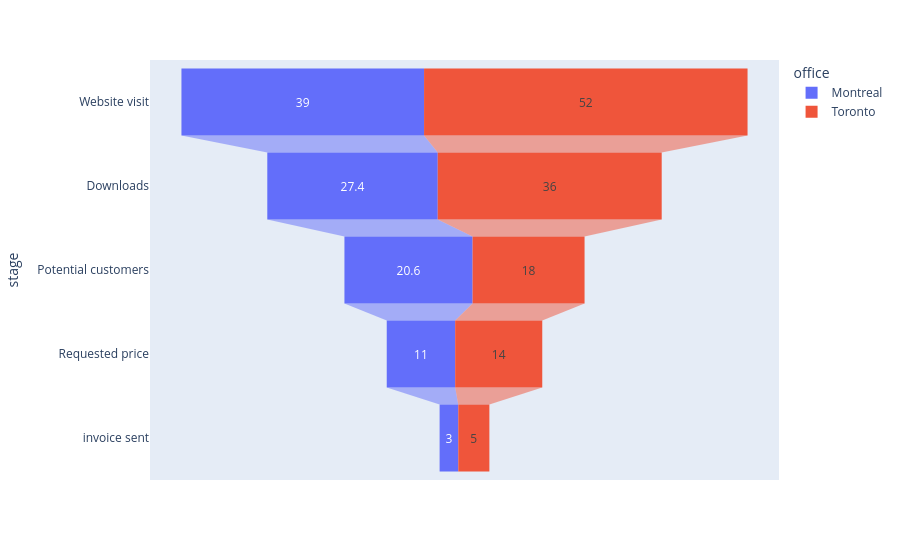

Source (notebook cell):
### Code cell
# In a funnel plot, each row of `data_frame` is represented as a rectangular sector of a funnel.
px.funnel(data_frame=df, x='number', y='stage', color='office')

### Figure 1 — Plotly figure (JSON) as saved in the notebook; plotly's stock layout.template omitted (floating-point values rounded to 4 significant figures)
{"data": [{"hovertemplate": "office=Montreal<br>number=%{x}<br>stage=%{y}<extra></extra>", "legendgroup": "Montreal", "marker": {"color": "#636efa"}, "name": "Montreal", "orientation": "h", "showlegend": true, "type": "funnel", "x": [39, 27.4, 20.6, 11, 3], "xaxis": "x", "y": ["Website visit", "Downloads", "Potential customers", "Requested price", "invoice sent"], "yaxis": "y"}, {"hovertemplate": "office=Toronto<br>number=%{x}<br>stage=%{y}<extra></extra>", "legendgroup": "Toronto", "marker": {"color": "#EF553B"}, "name": "Toronto", "orientation": "h", "showlegend": true, "type": "funnel", "x": [52, 36, 18, 14, 5], "xaxis": "x", "y": ["Website visit", "Downloads", "Potential customers", "Requested price", "invoice sent"], "yaxis": "y"}], "layout": {"autosize": true, "legend": {"title": {"text": "office"}, "tracegroupgap": 0}, "margin": {"t": 60}, "xaxis": {"anchor": "y", "autorange": true, "domain": [0, 1], "range": [-50.56, 50.56], "title": {"text": "number"}, "type": "linear"}, "yaxis": {"anchor": "x", "autorange": true, "domain": [0, 1], "range": [4.5, -0.5], "title": {"text": "stage"}, "type": "category"}}}
